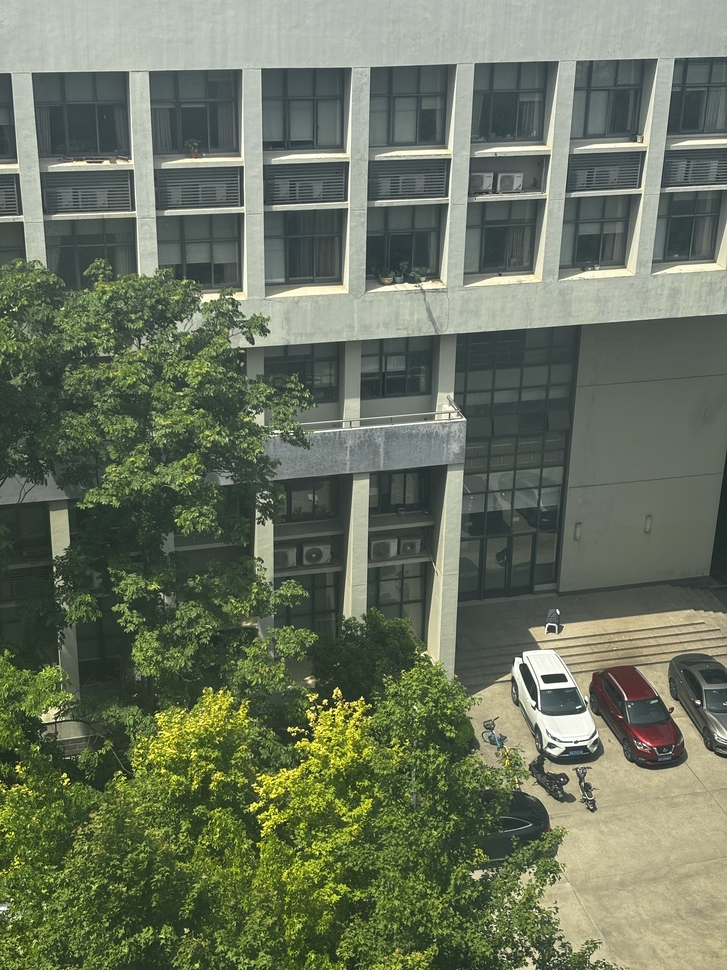
#> input picture Week8/W8_Experiment/image1.jpg, 727 x 970 px, shrunk from 3024 x 4032 before the run, found by its file name
$ python SIFT.py
#> lines starting #> are read from the running program, lines starting #| are printed output that depends on the picture
import cv2 as cv
import numpy as np
import time

# 1.给出你用手机拍摄两张有重叠视野的照片
def load_image(img1_path, img2_path):
    """
    加载两张图片，并进行预处理
    :param img1_path: 图片1的路径
    :param img2_path: 图片2的路径
    :return: 处理后的图片1与图片2
    """
    # ================ 图片加载 ================
    img1 = cv.imread(img1_path)
    img2 = cv.imread(img2_path)
    cv.imshow("Image1", img1)
    cv.waitKey()
    cv.destroyAllWindows()

    cv.imshow("Image2", img2)
    cv.waitKey()
    cv.destroyAllWindows()

    # ================ 分辨率调整 ================
    rate = 600 / img1.shape[1]
    img1 = cv.resize(img1, (int(rate * img1.shape[1]), int(rate * img1.shape[0])))
    img2 = cv.resize(img2, (img1.shape[1], img1.shape[0]))
    # ================ 边界填充 ================
    top, bot, left, right = 250, 250, 250, 250
    img1 = cv.copyMakeBorder(img1, top, bot, left, right, cv.BORDER_CONSTANT, value=(0, 0, 0))
    img2 = cv.copyMakeBorder(img2, top, bot, left, right, cv.BORDER_CONSTANT, value=(0, 0, 0))

    return img1, img2

# 2.用sift特征或者任意你熟悉的特征进行匹配。（附特征点图）
def match_feature_point(img1, img2):
    """
    计算特征点并进行匹配
    :param img1: 第一张图片
    :param img2: 第二张图片
    :return: 匹配的特征点
    """
    # ================ 计算SIFT特征 ================
    sift = cv.SIFT_create()
    kp1, des1 = sift.detectAndCompute(img1, None)
    kp2, des2 = sift.detectAndCompute(img2, None)

    img_kp1 = cv.drawKeypoints(img1, kp1, None, flags=cv.DRAW_MATCHES_FLAGS_DRAW_RICH_KEYPOINTS)
    img_kp2 = cv.drawKeypoints(img2, kp2, None, flags=cv.DRAW_MATCHES_FLAGS_DRAW_RICH_KEYPOINTS)
    cv.imshow("SIFT Keypoints 1", img_kp1)
    cv.waitKey()
    cv.destroyAllWindows()

    cv.imshow("SIFT Keypoints 2", img_kp2)
    cv.waitKey()
    cv.destroyAllWindows()

    # ================ FLANN特征匹配 ================
    FLANN_INDEX_KDTREE = 1
    index_params = dict(algorithm=FLANN_INDEX_KDTREE, trees=5)
    search_params = dict(checks=50)
    flann = cv.FlannBasedMatcher(index_params, search_params)
    matches = flann.knnMatch(des1, des2, k=2)

    return kp1, kp2, matches


# 3.用RANSAC方法进行提纯（附筛除后的特征点图）
# 4.给出变换矩阵（仿射模型或投射模型都可以，需注明），并且进行图像配准，完成拼接（前向映射或反向映射都可以，需注明），给出拼接后的图像。
def get_good_match(img1, img2, kp1, kp2, matches):
    """
    提取好的匹配点对、计算变换矩阵并拼接图像
    :param img1: 第一张图片
    :param img2: 第二张图片
    :param kp1: 第一张图片特征点
    :param kp2: 第二张图片特征点
    :param matches: 匹配结果
    :return: 第一张图片，配准的第二张图片，匹配结果，拼接图片，变换矩阵
    """
    # 使用RANSAC方法去除错误匹配点对
    matches_mask = [[0, 0] for _ in range(len(matches))]
    good_match = []
    for i, (m, n) in enumerate(matches):
        if m.distance < 0.5 * n.distance:
            good_match.append(m)
            matches_mask[i] = [1, 0]
    # ================ 画出匹配结果图 ================
    # 原始匹配图（不应用matches_mask，显示所有匹配）
    draw_params = dict(matchColor=(0, 255, 0),
                       singlePointColor=(255, 0, 0),
                       flags=0)
    img4 = cv.drawMatchesKnn(img1, kp1, img2, kp2, matches, None, **draw_params)

    draw_params = dict(matchColor=(0, 255, 0),
                       singlePointColor=(255, 0, 0),
                       matchesMask=matches_mask,
                       flags=0)
    img3 = cv.drawMatchesKnn(img1, kp1, img2, kp2, matches, None, **draw_params)

    # ================ 图像配准，对第二幅图像进行变换 ================
    MIN_MATCH_COUNT = 10
    if len(good_match) < MIN_MATCH_COUNT:
        print("Not enough matches are found - {}/{}".format(len(good_match), MIN_MATCH_COUNT))
        return None

    src_pts = np.float32([kp1[m.queryIdx].pt for m in good_match]).reshape(-1, 1, 2)
    dst_pts = np.float32([kp2[m.trainIdx].pt for m in good_match]).reshape(-1, 1, 2)

    M, mask = cv.findHomography(src_pts, dst_pts, cv.RANSAC, 5.0)
    img2 = cv.warpPerspective(img2, np.array(M), (img2.shape[1], img2.shape[0]),
                              flags=cv.WARP_INVERSE_MAP)

    # ================ 图像拼接（拷贝拼接，效果不好） ================
    dst = img1.copy()
    for i in range(img2.shape[0]):
        for j in range(img2.shape[1]):
            pix = img2[i, j]
            if pix.any():
                dst[i, j] = pix

    return img1, img2, img3, img4, dst, M


# 5.对拼接后的图像进行融合，附融合后的图像。
def blend_image(src_img, warp_img):
    """
    图像融合
    :param src_img: 第一张图片
    :param warp_img:  第二张图片
    :return:  融合后的图片
    """
    # ================ 基本变量定义 ================
    rows, cols = src_img.shape[:2]
    result = np.zeros([rows, cols, 3], np.uint8)

    left = 0
    right = 0
    up = 0
    down = 0
    # ================ 找到左右重叠区域 ================
    for col in range(0, cols):
        if src_img[:, col].any() and warp_img[:, col].any():
            left = col
            break
    for col in range(cols - 1, 0, -1):
        if src_img[:, col].any() and warp_img[:, col].any():
            right = col
            break
    # [11 lines of commented-out code are left out]
    for row in range(0, rows):
        for col in range(0, cols):
            if not src_img[row, col].any():  # src不存在
                result[row, col, :] = warp_img[row, col, :]
            elif not warp_img[row, col].any():  # warp_img 不存在
                result[row, col, :] = src_img[row, col, :]
            else:  # src 和warp都存在，就是交叉区域
                src_len = float(abs(col - left))
                test_len = float(abs(col - right))
                # src_width = float(abs(row - down))
                # test_width = float(abs(row - up))
                alpha_1 = src_len / (src_len + test_len)
                # alpha_2 = src_width / (src_width + test_width)
                result[row, col, :] = src_img[row, col, :] * alpha_1 + \
                                      warp_img[row, col, :] * (1 - alpha_1)
    return result

def main_process(path1='/Users/feng/Desktop/计算机视觉/Week8/W8_Experiment/image1.jpg',
                 path2='/Users/feng/Desktop/计算机视觉/Week8/W8_Experiment/image2.jpg'):
    """"""
    # ================ 加载图片 ================
    src_img, warp_img = load_image(path1, path2)
#> in load_image, img1 is the input picture: shape (970, 727, 3); mean B, G, R 94.3, 115.1, 106.1
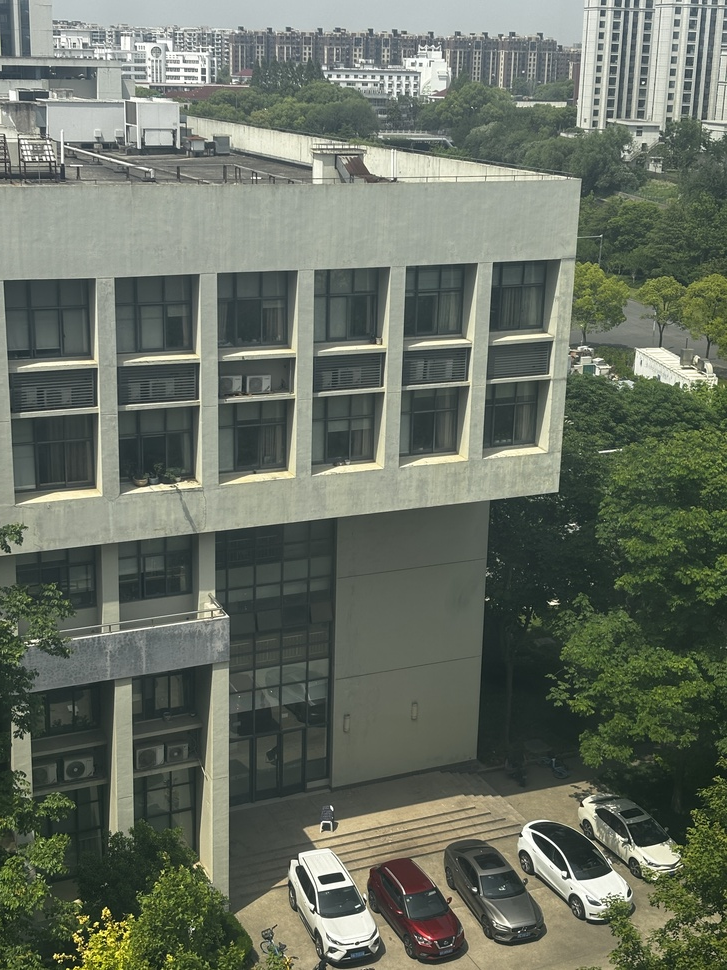
#> input picture Week8/W8_Experiment/image2.jpg, 727 x 970 px, shrunk from 3024 x 4032 before the run, found by its file name
#> in load_image, img2 is the input picture: shape (970, 727, 3); mean B, G, R 99.4, 112.1, 104.8
#> in load_image, `img2 = cv.copyMakeBorder(img2, top, bot, left, right, cv.BORDER_CONSTA..`:
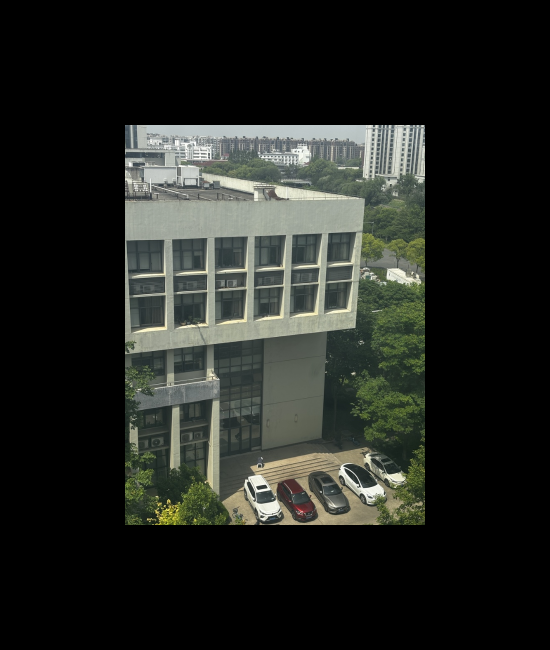
#> img2: shape (1300, 1100, 3) (shown at 1/2 size); mean B, G, R 33.3, 37.6, 35.1

    # ================ 特征点计算与匹配 ================
    start = time.time()
    kp1, kp2, matches = match_feature_point(src_img, warp_img)
#> in match_feature_point, `kp1, des1 = sift.detectAndCompute(img1, None)`: kp1 = 3892 keypoints; strongest (x, y, size): (518, 828, 2.6), (826, 829, 2.4), (701, 810, 5.2), (848, 366, 2.7)
#> in match_feature_point, `kp2, des2 = sift.detectAndCompute(img2, None)`: kp2 = 3388 keypoints; strongest (x, y, size): (329, 1012, 2.2), (642, 984, 2.3), (545, 1028, 1.9), (524, 916, 1.9)
#> in match_feature_point, `img_kp1 = cv.drawKeypoints(img1, kp1, None, flags=cv.DRAW_MATCHES_FLAG..`:
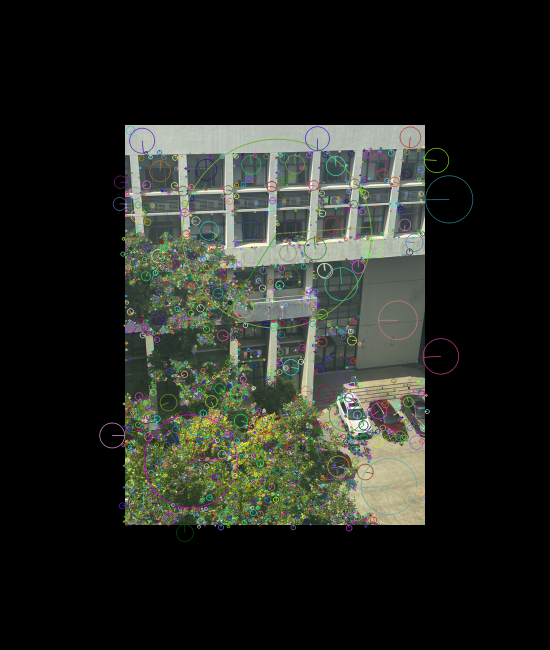
#> img_kp1: shape (1300, 1100, 3) (shown at 1/2 size); mean B, G, R 33.7, 39.5, 36.8
#> in match_feature_point, `img_kp2 = cv.drawKeypoints(img2, kp2, None, flags=cv.DRAW_MATCHES_FLAG..`:
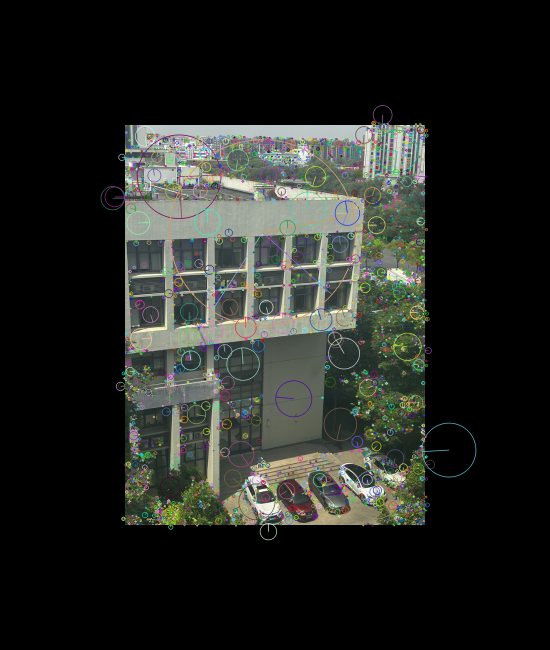
#> img_kp2: shape (1300, 1100, 3) (shown at 1/2 size); mean B, G, R 34.5, 38.4, 36.2
#> in match_feature_point, `matches = flann.knnMatch(des1, des2, k=2)`: matches = 3892 matches
#> matches = 3892 matches
    end = time.time()
    print('特征点计算以及匹配的时间：', end - start)

    # ================ 去除误匹配点、计算变换矩阵并进行拼接 ================
    start = time.time()
    img1, img2, img3, img4, dst, M = get_good_match(src_img, warp_img, kp1, kp2, matches)
#> in get_good_match, `matches_mask = [[0, 0] for _ in range(len(matches))]`: matches_mask = 3892 pairs, first value 0 to 0, second value 0 to 0
#> after the loop in get_good_match, `for i, (m, n) in enumerate(matches):`: good_match = 271 matches; matches_mask = 3892 pairs, first value 0 to 1, second value 0 to 0
#> in get_good_match, `img4 = cv.drawMatchesKnn(img1, kp1, img2, kp2, matches, None, **draw_p..`:
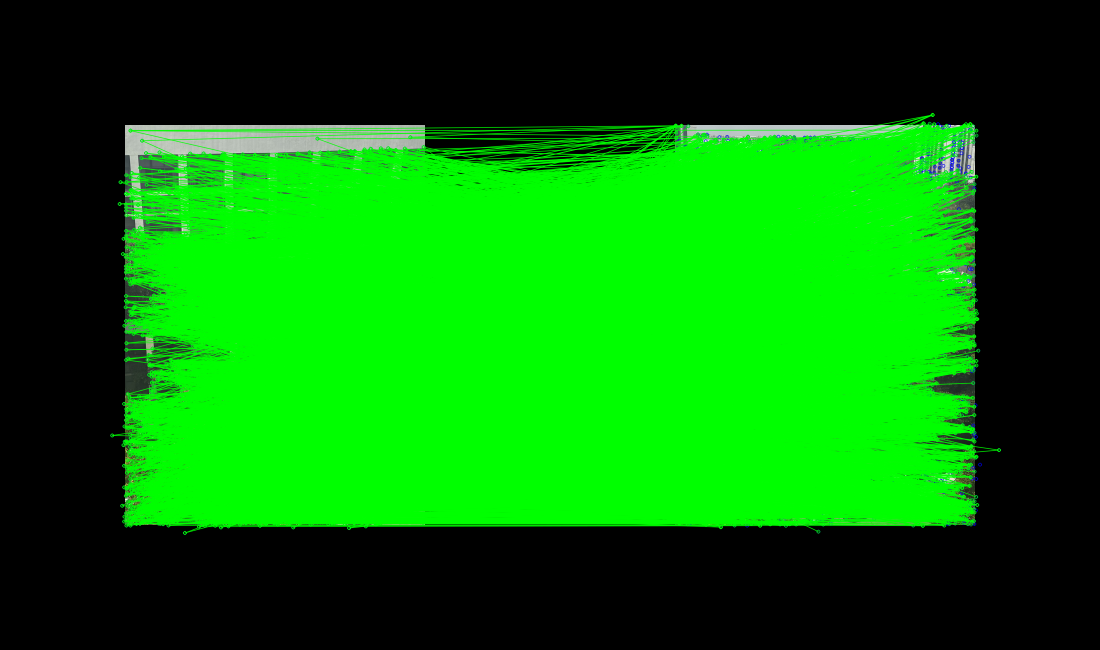
#> img4: shape (1300, 2200, 3) (shown at 1/2 size); mean B, G, R 4.5, 115.1, 4.3
#> in get_good_match, `draw_params = dict(matchColor=(0, 255, 0), singlePointColor=(255, 0, 0..`: draw_params = 4 items
#> in get_good_match, `img3 = cv.drawMatchesKnn(img1, kp1, img2, kp2, matches, None, **draw_p..`:
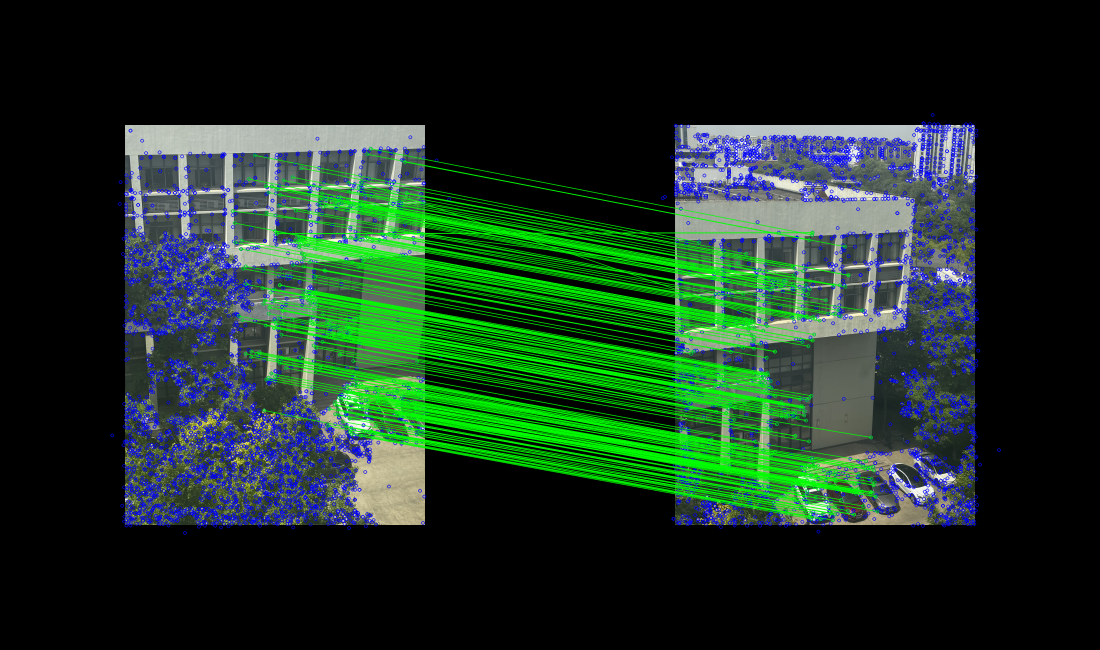
#> img3: shape (1300, 2200, 3) (shown at 1/2 size); mean B, G, R 35.1, 50.7, 27.1
#> in get_good_match, `src_pts = np.float32([kp1[m.queryIdx].pt for m in good_match]).reshape..`: src_pts = 271 rows, first 8: [464.9, 421.8], [468.9, 445.6], [470, 484.5], [477.7, 631.8], [481.6, 497.6], [482.7, 480.7], [484.2, 639.9], [485.7, 537]
#> in get_good_match, `dst_pts = np.float32([kp2[m.trainIdx].pt for m in good_match]).reshape..`: dst_pts = 271 rows, first 8: [579, 569.9], [261, 616.6], [263.2, 655.2], [277.9, 805.8], [276.1, 667.5], [277.1, 650.9], [283.6, 814.4], [281.8, 707.2]
#> in get_good_match, `M, mask = cv.findHomography(src_pts, dst_pts, cv.RANSAC, 5.0)`: M = [[1.12, -0.0107, -253.5], [0.0865, 0.933, 174.2], [0.00019, -0.000146, 1]]; mask = 271 values, max 1 at index 1, min 0 at index 0, mean 0.974
#> after the loop in get_good_match, `for i in range(img2.shape[0]):`:
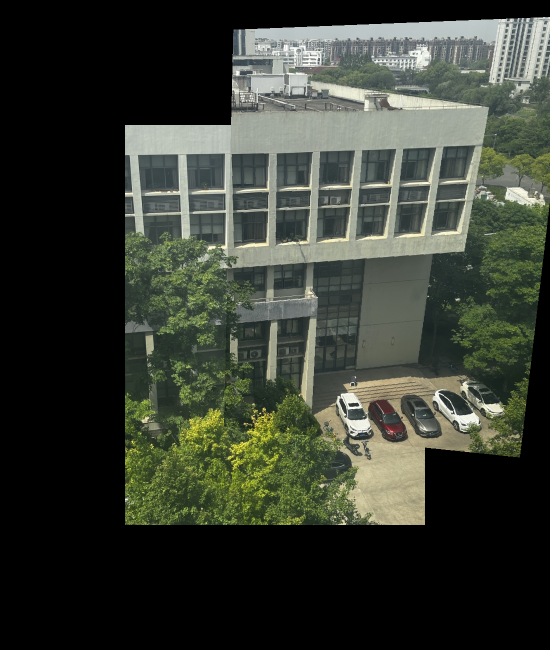
#> dst: shape (1300, 1100, 3) (shown at 1/2 size); mean B, G, R 50.1, 59.8, 55.2
    end = time.time()
    print('去除误匹配点、计算变换矩阵并进行拼接的时间：', end - start)
    # ================ 图像融合 ================
    start = time.time()
    res = blend_image(img1, img2)
    end = time.time()
    print('图像融合时间：', end - start)

    # ================ 打印最后的结果 ================
    print("单应性矩阵：\n", M)
#| 单应性矩阵：
#|  [[ 1.12327459e+00 -1.06964405e-02 -2.53523813e+02]
#|  [ 8.64717194e-02  9.32693234e-01  1.74178509e+02]
#|  [ 1.90122549e-04 -1.45772912e-04  1.00000000e+00]]
    cv.imshow("splicing", dst)
    cv.waitKey()

    cv.imshow("raw_match(without RANSAC)",img4)
    cv.waitKey()

    cv.imshow("sift_match(with RANSAC)", img3)
    cv.waitKey()

    cv.imshow("blend_result", res)
    cv.waitKey()
    cv.destroyAllWindows()


if __name__ == "__main__":
    path1 = "/Users/feng/Desktop/计算机视觉/Week8/W8_Experiment/image1.jpg"
    path2 = "/Users/feng/Desktop/计算机视觉/Week8/W8_Experiment/image2.jpg"
    main_process(path1, path2)
